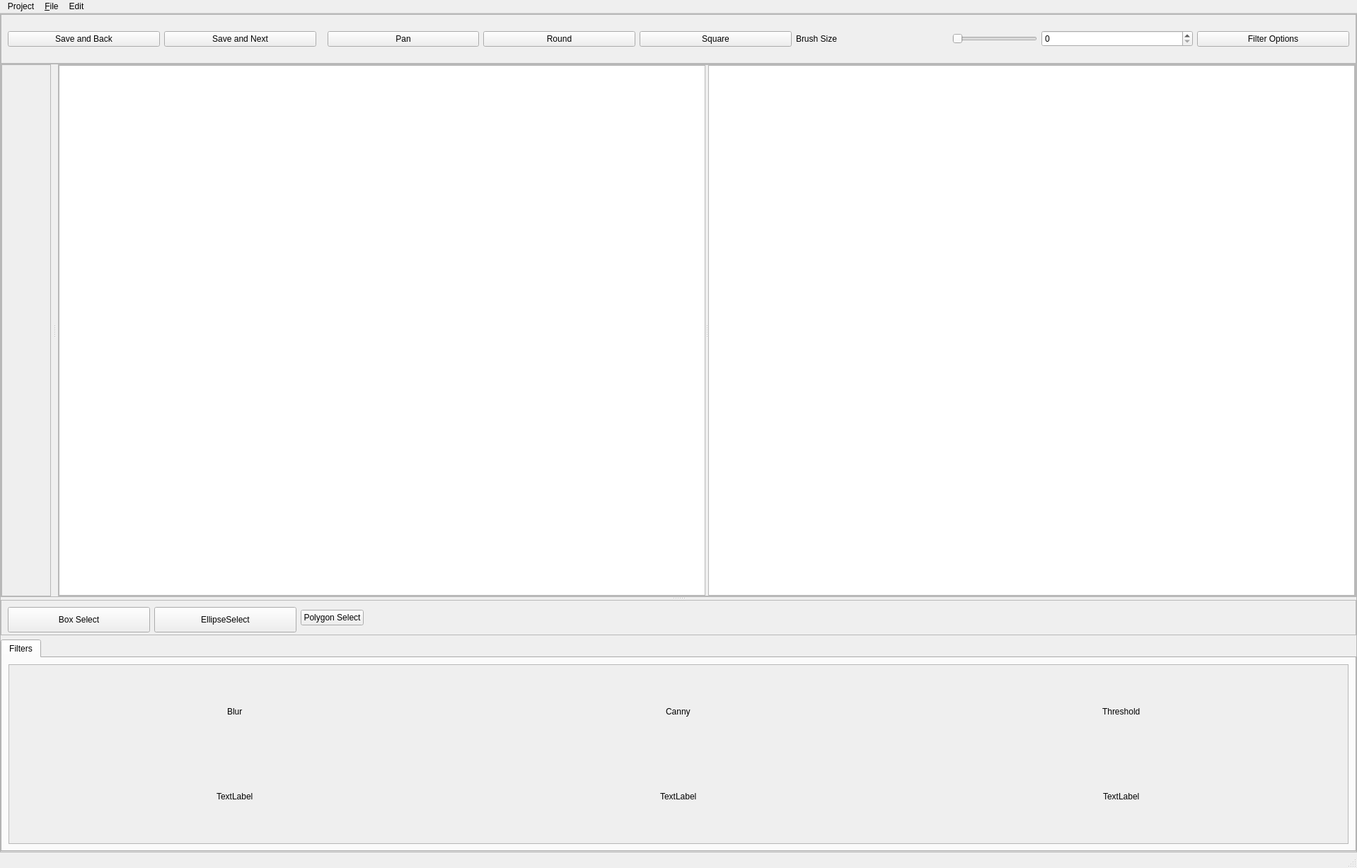
<?xml version="1.0" encoding="UTF-8"?>
<ui version="4.0">
 <class>InstaDam</class>
 <widget class="QMainWindow" name="InstaDam">
  <property name="geometry">
   <rect>
    <x>0</x>
    <y>0</y>
    <width>1918</width>
    <height>1227</height>
   </rect>
  </property>
  <property name="mouseTracking">
   <bool>true</bool>
  </property>
  <property name="tabletTracking">
   <bool>true</bool>
  </property>
  <property name="acceptDrops">
   <bool>true</bool>
  </property>
  <property name="windowTitle">
   <string>MainWindow</string>
  </property>
  <property name="autoFillBackground">
   <bool>true</bool>
  </property>
  <property name="documentMode">
   <bool>true</bool>
  </property>
  <property name="dockNestingEnabled">
   <bool>true</bool>
  </property>
  <property name="unifiedTitleAndToolBarOnMac">
   <bool>true</bool>
  </property>
  <widget class="QWidget" name="centralwidget">
   <layout class="QVBoxLayout" name="verticalLayout">
    <property name="spacing">
     <number>0</number>
    </property>
    <property name="leftMargin">
     <number>0</number>
    </property>
    <property name="topMargin">
     <number>0</number>
    </property>
    <property name="rightMargin">
     <number>0</number>
    </property>
    <property name="bottomMargin">
     <number>0</number>
    </property>
    <item>
     <widget class="QFrame" name="frame">
      <property name="frameShape">
       <enum>QFrame::StyledPanel</enum>
      </property>
      <property name="frameShadow">
       <enum>QFrame::Raised</enum>
      </property>
      <layout class="QVBoxLayout" name="verticalLayout_2">
       <property name="spacing">
        <number>0</number>
       </property>
       <property name="leftMargin">
        <number>0</number>
       </property>
       <property name="topMargin">
        <number>0</number>
       </property>
       <property name="rightMargin">
        <number>0</number>
       </property>
       <property name="bottomMargin">
        <number>0</number>
       </property>
       <item>
        <widget class="QFrame" name="frame_4">
         <property name="sizePolicy">
          <sizepolicy hsizetype="Expanding" vsizetype="Expanding">
           <horstretch>0</horstretch>
           <verstretch>0</verstretch>
          </sizepolicy>
         </property>
         <property name="maximumSize">
          <size>
           <width>16777215</width>
           <height>70</height>
          </size>
         </property>
         <property name="frameShape">
          <enum>QFrame::StyledPanel</enum>
         </property>
         <property name="frameShadow">
          <enum>QFrame::Raised</enum>
         </property>
         <layout class="QHBoxLayout" name="horizontalLayout_4">
          <item>
           <widget class="QPushButton" name="saveAndBack">
            <property name="text">
             <string>Save and Back</string>
            </property>
           </widget>
          </item>
          <item>
           <widget class="QPushButton" name="saveAndNext">
            <property name="text">
             <string>Save and Next</string>
            </property>
           </widget>
          </item>
          <item>
           <spacer name="verticalSpacer">
            <property name="orientation">
             <enum>Qt::Vertical</enum>
            </property>
            <property name="sizeHint" stdset="0">
             <size>
              <width>10</width>
              <height>10</height>
             </size>
            </property>
           </spacer>
          </item>
          <item>
           <widget class="QPushButton" name="panButton">
            <property name="text">
             <string>Pan</string>
            </property>
           </widget>
          </item>
          <item>
           <widget class="QPushButton" name="roundBrush">
            <property name="text">
             <string>Round</string>
            </property>
           </widget>
          </item>
          <item>
           <widget class="QPushButton" name="squareBrush">
            <property name="text">
             <string>Square</string>
            </property>
           </widget>
          </item>
          <item>
           <widget class="QLabel" name="label">
            <property name="text">
             <string>Brush Size</string>
            </property>
           </widget>
          </item>
          <item>
           <widget class="QSlider" name="horizontalSlider">
            <property name="maximumSize">
             <size>
              <width>120</width>
              <height>16777215</height>
             </size>
            </property>
            <property name="orientation">
             <enum>Qt::Horizontal</enum>
            </property>
           </widget>
          </item>
          <item>
           <widget class="QSpinBox" name="spinBox"/>
          </item>
          <item>
           <widget class="QPushButton" name="pushButton_14">
            <property name="sizePolicy">
             <sizepolicy hsizetype="Minimum" vsizetype="Maximum">
              <horstretch>0</horstretch>
              <verstretch>0</verstretch>
             </sizepolicy>
            </property>
            <property name="accessibleName">
             <string notr="true"/>
            </property>
            <property name="autoFillBackground">
             <bool>false</bool>
            </property>
            <property name="text">
             <string notr="true">Filter Options</string>
            </property>
            <property name="iconSize">
             <size>
              <width>200</width>
              <height>200</height>
             </size>
            </property>
           </widget>
          </item>
         </layout>
        </widget>
       </item>
       <item>
        <widget class="QSplitter" name="splitter_4">
         <property name="orientation">
          <enum>Qt::Vertical</enum>
         </property>
         <widget class="QWidget" name="horizontalLayoutWidget_3">
          <layout class="QHBoxLayout" name="horizontalLayout_5">
           <item>
            <widget class="QSplitter" name="splitter">
             <property name="orientation">
              <enum>Qt::Vertical</enum>
             </property>
             <property name="handleWidth">
              <number>10</number>
             </property>
             <widget class="QFrame" name="frame_2">
              <property name="sizePolicy">
               <sizepolicy hsizetype="Expanding" vsizetype="Expanding">
                <horstretch>0</horstretch>
                <verstretch>0</verstretch>
               </sizepolicy>
              </property>
              <property name="frameShape">
               <enum>QFrame::StyledPanel</enum>
              </property>
              <property name="frameShadow">
               <enum>QFrame::Raised</enum>
              </property>
              <layout class="QVBoxLayout" name="verticalLayout_4">
               <property name="spacing">
                <number>0</number>
               </property>
               <property name="leftMargin">
                <number>0</number>
               </property>
               <property name="topMargin">
                <number>0</number>
               </property>
               <property name="rightMargin">
                <number>0</number>
               </property>
               <property name="bottomMargin">
                <number>0</number>
               </property>
               <item>
                <widget class="QSplitter" name="splitter_2">
                 <property name="orientation">
                  <enum>Qt::Horizontal</enum>
                 </property>
                 <property name="handleWidth">
                  <number>10</number>
                 </property>
                 <widget class="QScrollArea" name="scrollArea_2">
                  <property name="maximumSize">
                   <size>
                    <width>150</width>
                    <height>16777215</height>
                   </size>
                  </property>
                  <property name="horizontalScrollBarPolicy">
                   <enum>Qt::ScrollBarAlwaysOff</enum>
                  </property>
                  <property name="widgetResizable">
                   <bool>true</bool>
                  </property>
                  <widget class="QWidget" name="scrollAreaWidget">
                   <property name="geometry">
                    <rect>
                     <x>0</x>
                     <y>0</y>
                     <width>68</width>
                     <height>608</height>
                    </rect>
                   </property>
                   <layout class="QVBoxLayout" name="verticalLayout_3">
                    <property name="leftMargin">
                     <number>0</number>
                    </property>
                    <property name="topMargin">
                     <number>0</number>
                    </property>
                    <property name="rightMargin">
                     <number>0</number>
                    </property>
                    <property name="bottomMargin">
                     <number>0</number>
                    </property>
                    <item>
                     <layout class="QVBoxLayout" name="labelClassLayout"/>
                    </item>
                   </layout>
                  </widget>
                 </widget>
                 <widget class="QFrame" name="frame_3">
                  <property name="frameShape">
                   <enum>QFrame::StyledPanel</enum>
                  </property>
                  <property name="frameShadow">
                   <enum>QFrame::Raised</enum>
                  </property>
                  <layout class="QHBoxLayout" name="horizontalLayout_2">
                   <property name="spacing">
                    <number>0</number>
                   </property>
                   <property name="leftMargin">
                    <number>0</number>
                   </property>
                   <property name="topMargin">
                    <number>0</number>
                   </property>
                   <property name="rightMargin">
                    <number>0</number>
                   </property>
                   <property name="bottomMargin">
                    <number>0</number>
                   </property>
                   <item>
                    <widget class="QSplitter" name="splitter_3">
                     <property name="minimumSize">
                      <size>
                       <width>729</width>
                       <height>0</height>
                      </size>
                     </property>
                     <property name="orientation">
                      <enum>Qt::Horizontal</enum>
                     </property>
                     <widget class="PhotoViewer" name="IdmPhotoViewer">
                      <property name="minimumSize">
                       <size>
                        <width>20</width>
                        <height>10</height>
                       </size>
                      </property>
                     </widget>
                     <widget class="MaskViewer" name="IdmMaskViewer">
                      <property name="minimumSize">
                       <size>
                        <width>20</width>
                        <height>10</height>
                       </size>
                      </property>
                     </widget>
                    </widget>
                   </item>
                  </layout>
                 </widget>
                </widget>
               </item>
              </layout>
             </widget>
            </widget>
           </item>
          </layout>
         </widget>
         <widget class="QWidget" name="horizontalLayoutWidget">
          <layout class="QVBoxLayout" name="verticalLayout_5">
           <property name="sizeConstraint">
            <enum>QLayout::SetMaximumSize</enum>
           </property>
           <item>
            <widget class="QFrame" name="frame_5">
             <property name="sizePolicy">
              <sizepolicy hsizetype="Preferred" vsizetype="Fixed">
               <horstretch>0</horstretch>
               <verstretch>0</verstretch>
              </sizepolicy>
             </property>
             <property name="minimumSize">
              <size>
               <width>0</width>
               <height>40</height>
              </size>
             </property>
             <property name="maximumSize">
              <size>
               <width>16777215</width>
               <height>50</height>
              </size>
             </property>
             <property name="frameShape">
              <enum>QFrame::StyledPanel</enum>
             </property>
             <property name="frameShadow">
              <enum>QFrame::Raised</enum>
             </property>
             <layout class="QHBoxLayout" name="horizontalLayout">
              <item>
               <widget class="QPushButton" name="rectangleSelect">
                <property name="sizePolicy">
                 <sizepolicy hsizetype="Fixed" vsizetype="Fixed">
                  <horstretch>0</horstretch>
                  <verstretch>0</verstretch>
                 </sizepolicy>
                </property>
                <property name="minimumSize">
                 <size>
                  <width>201</width>
                  <height>36</height>
                 </size>
                </property>
                <property name="text">
                 <string>Box Select</string>
                </property>
               </widget>
              </item>
              <item>
               <widget class="QPushButton" name="ellipseSelect">
                <property name="sizePolicy">
                 <sizepolicy hsizetype="Fixed" vsizetype="Fixed">
                  <horstretch>0</horstretch>
                  <verstretch>0</verstretch>
                 </sizepolicy>
                </property>
                <property name="minimumSize">
                 <size>
                  <width>201</width>
                  <height>36</height>
                 </size>
                </property>
                <property name="text">
                 <string>EllipseSelect</string>
                </property>
               </widget>
              </item>
              <item>
               <widget class="QPushButton" name="polygonSelect">
                <property name="sizePolicy">
                 <sizepolicy hsizetype="Fixed" vsizetype="Fixed">
                  <horstretch>0</horstretch>
                  <verstretch>0</verstretch>
                 </sizepolicy>
                </property>
                <property name="text">
                 <string>Polygon Select</string>
                </property>
               </widget>
              </item>
              <item>
               <spacer name="horizontalSpacer">
                <property name="orientation">
                 <enum>Qt::Horizontal</enum>
                </property>
                <property name="sizeHint" stdset="0">
                 <size>
                  <width>40</width>
                  <height>20</height>
                 </size>
                </property>
               </spacer>
              </item>
             </layout>
            </widget>
           </item>
           <item>
            <widget class="QTabWidget" name="tabWidget">
             <property name="maximumSize">
              <size>
               <width>16777215</width>
               <height>300</height>
              </size>
             </property>
             <property name="currentIndex">
              <number>0</number>
             </property>
             <widget class="QWidget" name="tab">
              <attribute name="title">
               <string>Filters</string>
              </attribute>
              <layout class="QHBoxLayout" name="horizontalLayout_3">
               <item>
                <widget class="QScrollArea" name="scrollArea">
                 <property name="verticalScrollBarPolicy">
                  <enum>Qt::ScrollBarAlwaysOff</enum>
                 </property>
                 <property name="widgetResizable">
                  <bool>true</bool>
                 </property>
                 <widget class="QWidget" name="scrollAreaWidgetContents">
                  <property name="geometry">
                   <rect>
                    <x>0</x>
                    <y>0</y>
                    <width>1890</width>
                    <height>238</height>
                   </rect>
                  </property>
                  <layout class="QVBoxLayout" name="verticalLayout_7">
                   <item>
                    <layout class="QVBoxLayout" name="verticalLayout_6">
                     <item>
                      <layout class="QHBoxLayout" name="horizontalLayout_8">
                       <item alignment="Qt::AlignHCenter|Qt::AlignVCenter">
                        <widget class="QLabel" name="label_6">
                         <property name="text">
                          <string>Blur</string>
                         </property>
                        </widget>
                       </item>
                       <item alignment="Qt::AlignHCenter">
                        <widget class="QLabel" name="label_5">
                         <property name="text">
                          <string>Canny</string>
                         </property>
                        </widget>
                       </item>
                       <item alignment="Qt::AlignHCenter">
                        <widget class="QLabel" name="label_4">
                         <property name="text">
                          <string>Threshold</string>
                         </property>
                        </widget>
                       </item>
                      </layout>
                     </item>
                     <item>
                      <layout class="QHBoxLayout" name="horizontalLayout_7">
                       <item alignment="Qt::AlignHCenter">
                        <widget class="PicPushButton" name="blur_label">
                         <property name="text">
                          <string>TextLabel</string>
                         </property>
                        </widget>
                       </item>
                       <item alignment="Qt::AlignHCenter">
                        <widget class="PicPushButton" name="canny_label">
                         <property name="text">
                          <string>TextLabel</string>
                         </property>
                        </widget>
                       </item>
                       <item alignment="Qt::AlignHCenter">
                        <widget class="PicPushButton" name="threshold_label">
                         <property name="text">
                          <string>TextLabel</string>
                         </property>
                        </widget>
                       </item>
                      </layout>
                     </item>
                    </layout>
                   </item>
                  </layout>
                 </widget>
                </widget>
               </item>
              </layout>
             </widget>
            </widget>
           </item>
          </layout>
         </widget>
        </widget>
       </item>
      </layout>
     </widget>
    </item>
   </layout>
  </widget>
  <widget class="QStatusBar" name="statusbar"/>
  <widget class="QMenuBar" name="menubar">
   <property name="enabled">
    <bool>true</bool>
   </property>
   <property name="geometry">
    <rect>
     <x>0</x>
     <y>0</y>
     <width>1918</width>
     <height>33</height>
    </rect>
   </property>
   <property name="defaultUp">
    <bool>false</bool>
   </property>
   <property name="nativeMenuBar">
    <bool>true</bool>
   </property>
   <widget class="QMenu" name="menu_File">
    <property name="title">
     <string>&amp;File</string>
    </property>
    <addaction name="actionOpen_File"/>
    <addaction name="actionSave_File"/>
    <addaction name="separator"/>
    <addaction name="actionExit"/>
   </widget>
   <widget class="QMenu" name="menuEdit">
    <property name="title">
     <string>Edit</string>
    </property>
    <addaction name="actionDelete"/>
   </widget>
   <widget class="QMenu" name="menuProject">
    <property name="title">
     <string>Project</string>
    </property>
    <addaction name="actionNew"/>
    <addaction name="actionOpen"/>
    <addaction name="actionSave"/>
   </widget>
   <addaction name="menuProject"/>
   <addaction name="menu_File"/>
   <addaction name="menuEdit"/>
  </widget>
  <action name="action_Open">
   <property name="text">
    <string>Open Project</string>
   </property>
  </action>
  <action name="actionSave_File">
   <property name="text">
    <string>Save File</string>
   </property>
  </action>
  <action name="actionExit">
   <property name="text">
    <string>Exit</string>
   </property>
  </action>
  <action name="actionNew">
   <property name="text">
    <string>New</string>
   </property>
  </action>
  <action name="actionOpen">
   <property name="text">
    <string>Open</string>
   </property>
  </action>
  <action name="actionSave">
   <property name="text">
    <string>Save</string>
   </property>
  </action>
  <action name="actionUndo">
   <property name="text">
    <string>Undo</string>
   </property>
   <property name="shortcut">
    <string>Ctrl+Z</string>
   </property>
  </action>
  <action name="actionOpen_File">
   <property name="text">
    <string>Open File</string>
   </property>
  </action>
  <action name="actionRedo">
   <property name="text">
    <string>Redo</string>
   </property>
   <property name="shortcut">
    <string>Ctrl+S</string>
   </property>
  </action>
  <action name="actionDelete">
   <property name="text">
    <string>Delete</string>
   </property>
   <property name="shortcut">
    <string>Del</string>
   </property>
  </action>
 </widget>
 <customwidgets>
  <customwidget>
   <class>PhotoViewer</class>
   <extends>QGraphicsView</extends>
   <header location="global">photoviewer.h</header>
  </customwidget>
  <customwidget>
   <class>MaskViewer</class>
   <extends>QGraphicsView</extends>
   <header location="global">maskviewer.h</header>
  </customwidget>
  <customwidget>
   <class>PicPushButton</class>
   <extends>QLabel</extends>
   <header>picpushbutton.h</header>
  </customwidget>
 </customwidgets>
 <resources/>
 <connections/>
</ui>
